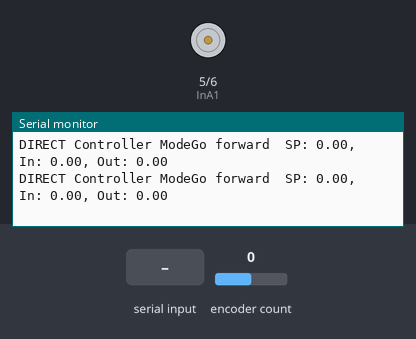
The sketch below on a simulated Arduino Uno, built with avr-gcc and run on an emulated ATmega328P. On the bench: motor-driver pin pairs drawn as motors (green arrow = first pin HIGH = forward, orange = second pin HIGH = backward, longer = more drive, scaled by the enable pin), the last lines printed to the serial monitor. Inputs (shaded band) come from the test bench; at power-on: encoder count 0.

Above: at 1.2 s.
1.3 s: encoder count set to 1
At 2.3 s:
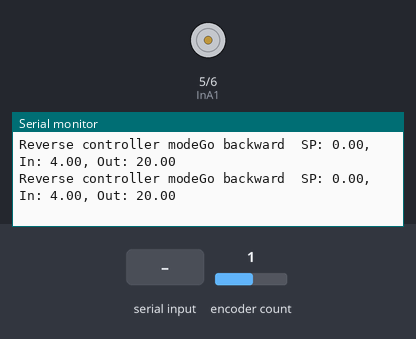
2.8 s: "1\n" received over Serial
At 3.8 s:
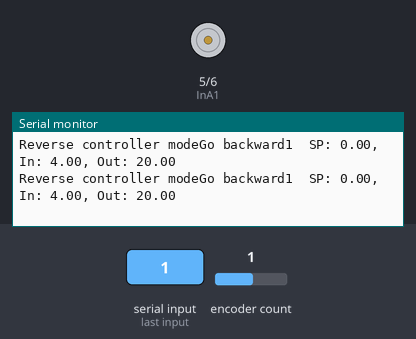
5.8 s: encoder count set to 2
At 6.8 s:
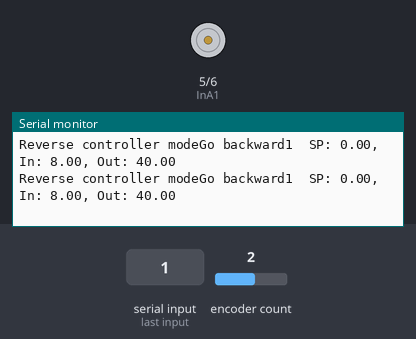
Timing chart, 0 to 8.8 s (numbered marks = the images above; inputs shaded):
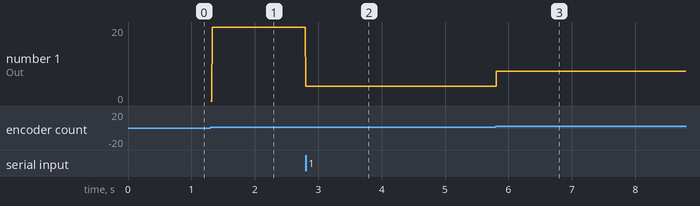

Measured:
- after the input at 1.3 s, the serial monitor: prints a new line at once (image 1)
- after the input at 2.8 s, the serial monitor: prints a new line at once (image 2)
- after the input at 5.8 s, the serial monitor: prints a new line at once (image 3)
- plotted number 1: 4 → 8 after the input at 5.8 s

The sketch:

pos_ctrl_loop_msg_raw.ino
```cpp
//This code mainly shows how to split the string from pc input into different strings to be used by control loop and motor.
#include <Encoder.h>
#include <PID_v1.h>

int PWM = 4, InA1 = 5, InB1 = 6;
int PWM_val = 0;
Encoder myEnc(2, 3);
double Setpoint, Input, Output;
double Kp = 5, Ki = 0, Kd = 0;
PID myPID(&Input, &Output, &Setpoint, Kp, Ki, Kd, DIRECT);
long oldPosition  = -999;
bool pidComputed = false;


String PC_input, command, id, value;

void setup() {
  Serial.begin(115200);
  pinMode(InA1, OUTPUT);
  pinMode(InB1, OUTPUT);
  pinMode(PWM, OUTPUT);
  Input = myEnc.read();
  Setpoint = 0;
  myPID.SetMode(AUTOMATIC);
  Serial.println("Ready");

}

void loop() {
  long newPosition = myEnc.read();
    if (newPosition != oldPosition) {
      oldPosition = newPosition;
      Input = newPosition;
    }
  if(Setpoint < Input)
  {
    myPID.SetControllerDirection(REVERSE);
    Serial.print("Reverse controller mode");
    digitalWrite(InA1, HIGH);
    digitalWrite(InB1, LOW);
    Serial.print("Go backward");
  }
  else
  {
    myPID.SetControllerDirection(DIRECT);
    Serial.print("DIRECT Controller Mode");
    digitalWrite(InA1, LOW);
    digitalWrite(InB1, HIGH);
    Serial.print("Go forward");
  }
  while (Serial.available() > 0) {
    PC_input = Serial.readStringUntil('\n');
    //splitting PC_input:
    command = getValue(PC_input, ',', 0);
    id = getValue(PC_input, ',', 1);
    value = getValue(PC_input, ',', 2);

    Setpoint = value.toDouble();
    //
    //Input for motor:


//    Setpoint = Serial.parseInt();
//    Serial.print("New setpoint:" + Setpoint);
  }
      Serial.print(command + ' ' + id + ' ' + value);

    pidComputed = myPID.Compute();

    if (Output > 0) {
      //digitalWrite(InB1, HIGH);
      //digitalWrite(InA1, LOW);
      //Serial.print("Go forward");
    }
    else if (Output < 0) {
      //digitalWrite(InB1, LOW);
      //digitalWrite(InA1, HIGH);
      //Serial.print("GO backward");
    }
    if(pidComputed) {
      //digitalWrite(InB1, LOW);
      //digitalWrite(InA1, LOW);
      //Serial.print("Brake");
    }
    analogWrite(PWM, Output);

    Serial.print("SP: ");
    Serial.print(Setpoint);
    Serial.print(", In: ");
    Serial.print(Input);
    Serial.print(", Out: ");
    Serial.println(Output);
}
String getValue(String data, char separator, int index)
{
    int found = 0;
    int strIndex[] = { 0, -1 };
    int maxIndex = data.length() - 1;

    for (int i = 0; i <= maxIndex && found <= index; i++) {
        if (data.charAt(i) == separator || i == maxIndex) {
            found++;
            strIndex[0] = strIndex[1] + 1;
            strIndex[1] = (i == maxIndex) ? i+1 : i;
        }
    }
    return found > index ? data.substring(strIndex[0], strIndex[1]) : "";
}
```
